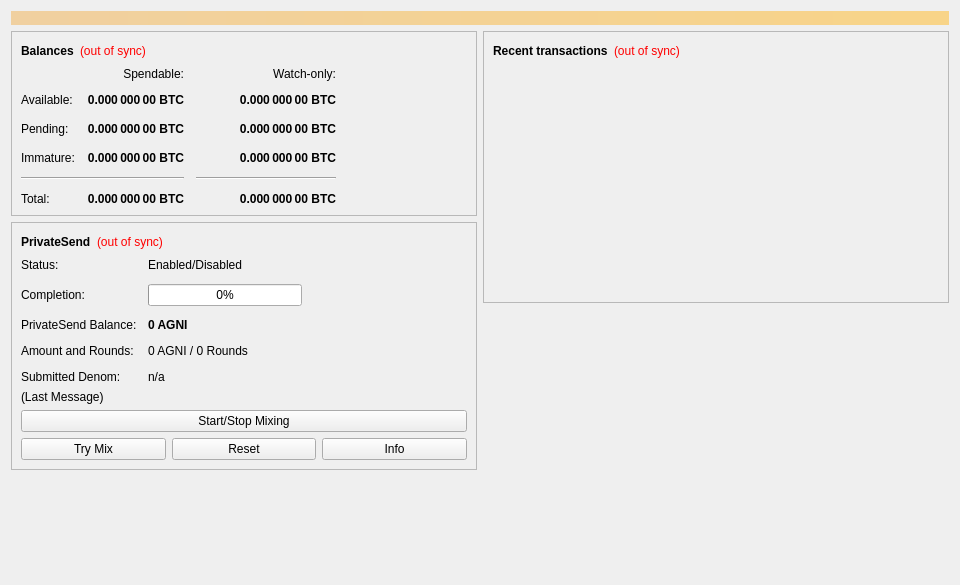
<?xml version="1.0" encoding="UTF-8"?>
<ui version="4.0">
 <class>OverviewPage</class>
 <widget class="QWidget" name="OverviewPage">
  <property name="geometry">
   <rect>
    <x>0</x>
    <y>0</y>
    <width>960</width>
    <height>585</height>
   </rect>
  </property>
  <property name="minimumSize">
   <size>
    <width>960</width>
    <height>0</height>
   </size>
  </property>
  <property name="windowTitle">
   <string>Form</string>
  </property>
  <layout class="QVBoxLayout" name="topLayout">
   <item>
    <widget class="QLabel" name="labelAlerts">
     <property name="visible">
      <bool>false</bool>
     </property>
     <property name="styleSheet">
      <string notr="true">QLabel { background-color: qlineargradient(x1: 0, y1: 0, x2: 1, y2: 0, stop:0 #F0D0A0, stop:1 #F8D488); color:#000000; }</string>
     </property>
     <property name="wordWrap">
      <bool>true</bool>
     </property>
     <property name="margin">
      <number>3</number>
     </property>
     <property name="textInteractionFlags">
      <set>Qt::TextSelectableByMouse</set>
     </property>
    </widget>
   </item>
   <item>
    <layout class="QHBoxLayout" name="horizontalLayout" stretch="1,1">
     <item>
      <layout class="QVBoxLayout" name="verticalLayout_2">
       <item>
        <widget class="QFrame" name="frame">
         <property name="frameShape">
          <enum>QFrame::StyledPanel</enum>
         </property>
         <property name="frameShadow">
          <enum>QFrame::Raised</enum>
         </property>
         <layout class="QVBoxLayout" name="verticalLayout_4">
          <item>
           <layout class="QHBoxLayout" name="horizontalLayout_4">
            <item>
             <widget class="QLabel" name="label_5">
              <property name="font">
               <font>
                <weight>75</weight>
                <bold>true</bold>
               </font>
              </property>
              <property name="text">
               <string>Balances</string>
              </property>
             </widget>
            </item>
            <item>
             <widget class="QLabel" name="labelWalletStatus">
              <property name="toolTip">
               <string>The displayed information may be out of date. Your wallet automatically synchronizes with the Agni network after a connection is established, but this process has not completed yet.</string>
              </property>
              <property name="styleSheet">
               <string notr="true">QLabel { color: red; }</string>
              </property>
              <property name="text">
               <string notr="true">(out of sync)</string>
              </property>
              <property name="alignment">
               <set>Qt::AlignLeading|Qt::AlignLeft|Qt::AlignVCenter</set>
              </property>
             </widget>
            </item>
            <item>
             <spacer name="horizontalSpacer_3">
              <property name="orientation">
               <enum>Qt::Horizontal</enum>
              </property>
              <property name="sizeHint" stdset="0">
               <size>
                <width>40</width>
                <height>20</height>
               </size>
              </property>
             </spacer>
            </item>
           </layout>
          </item>
          <item>
           <layout class="QGridLayout" name="gridLayout">
            <property name="spacing">
             <number>12</number>
            </property>
            <item row="2" column="2">
             <widget class="QLabel" name="labelWatchPending">
              <property name="font">
               <font>
                <weight>75</weight>
                <bold>true</bold>
               </font>
              </property>
              <property name="cursor">
               <cursorShape>IBeamCursor</cursorShape>
              </property>
              <property name="toolTip">
               <string>Unconfirmed transactions to watch-only addresses</string>
              </property>
              <property name="text">
               <string notr="true">0.000 000 00 BTC</string>
              </property>
              <property name="alignment">
               <set>Qt::AlignRight|Qt::AlignTrailing|Qt::AlignVCenter</set>
              </property>
              <property name="textInteractionFlags">
               <set>Qt::LinksAccessibleByMouse|Qt::TextSelectableByKeyboard|Qt::TextSelectableByMouse</set>
              </property>
             </widget>
            </item>
            <item row="2" column="1">
             <widget class="QLabel" name="labelUnconfirmed">
              <property name="font">
               <font>
                <weight>75</weight>
                <bold>true</bold>
               </font>
              </property>
              <property name="cursor">
               <cursorShape>IBeamCursor</cursorShape>
              </property>
              <property name="toolTip">
               <string>Total of transactions that have yet to be confirmed, and do not yet count toward the spendable balance</string>
              </property>
              <property name="text">
               <string notr="true">0.000 000 00 BTC</string>
              </property>
              <property name="alignment">
               <set>Qt::AlignRight|Qt::AlignTrailing|Qt::AlignVCenter</set>
              </property>
              <property name="textInteractionFlags">
               <set>Qt::LinksAccessibleByMouse|Qt::TextSelectableByKeyboard|Qt::TextSelectableByMouse</set>
              </property>
             </widget>
            </item>
            <item row="3" column="2">
             <widget class="QLabel" name="labelWatchImmature">
              <property name="font">
               <font>
                <weight>75</weight>
                <bold>true</bold>
               </font>
              </property>
              <property name="cursor">
               <cursorShape>IBeamCursor</cursorShape>
              </property>
              <property name="toolTip">
               <string>Mined balance in watch-only addresses that has not yet matured</string>
              </property>
              <property name="text">
               <string notr="true">0.000 000 00 BTC</string>
              </property>
              <property name="alignment">
               <set>Qt::AlignRight|Qt::AlignTrailing|Qt::AlignVCenter</set>
              </property>
              <property name="textInteractionFlags">
               <set>Qt::LinksAccessibleByMouse|Qt::TextSelectableByKeyboard|Qt::TextSelectableByMouse</set>
              </property>
             </widget>
            </item>
            <item row="4" column="0" colspan="2">
             <widget class="Line" name="lineSpendableBalance">
              <property name="orientation">
               <enum>Qt::Horizontal</enum>
              </property>
             </widget>
            </item>
            <item row="4" column="2">
             <widget class="Line" name="lineWatchBalance">
              <property name="sizePolicy">
               <sizepolicy hsizetype="Preferred" vsizetype="Fixed">
                <horstretch>0</horstretch>
                <verstretch>0</verstretch>
               </sizepolicy>
              </property>
              <property name="minimumSize">
               <size>
                <width>140</width>
                <height>0</height>
               </size>
              </property>
              <property name="orientation">
               <enum>Qt::Horizontal</enum>
              </property>
             </widget>
            </item>
            <item row="5" column="0">
             <widget class="QLabel" name="labelTotalText">
              <property name="text">
               <string>Total:</string>
              </property>
             </widget>
            </item>
            <item row="3" column="1">
             <widget class="QLabel" name="labelImmature">
              <property name="font">
               <font>
                <weight>75</weight>
                <bold>true</bold>
               </font>
              </property>
              <property name="cursor">
               <cursorShape>IBeamCursor</cursorShape>
              </property>
              <property name="toolTip">
               <string>Mined balance that has not yet matured</string>
              </property>
              <property name="text">
               <string notr="true">0.000 000 00 BTC</string>
              </property>
              <property name="alignment">
               <set>Qt::AlignRight|Qt::AlignTrailing|Qt::AlignVCenter</set>
              </property>
              <property name="textInteractionFlags">
               <set>Qt::LinksAccessibleByMouse|Qt::TextSelectableByKeyboard|Qt::TextSelectableByMouse</set>
              </property>
             </widget>
            </item>
            <item row="2" column="3">
             <spacer name="horizontalSpacer_2">
              <property name="orientation">
               <enum>Qt::Horizontal</enum>
              </property>
              <property name="sizeHint" stdset="0">
               <size>
                <width>40</width>
                <height>20</height>
               </size>
              </property>
             </spacer>
            </item>
            <item row="3" column="0">
             <widget class="QLabel" name="labelImmatureText">
              <property name="text">
               <string>Immature:</string>
              </property>
             </widget>
            </item>
            <item row="5" column="1">
             <widget class="QLabel" name="labelTotal">
              <property name="font">
               <font>
                <weight>75</weight>
                <bold>true</bold>
               </font>
              </property>
              <property name="cursor">
               <cursorShape>IBeamCursor</cursorShape>
              </property>
              <property name="toolTip">
               <string>Your current total balance</string>
              </property>
              <property name="text">
               <string notr="true">0.000 000 00 BTC</string>
              </property>
              <property name="alignment">
               <set>Qt::AlignRight|Qt::AlignTrailing|Qt::AlignVCenter</set>
              </property>
              <property name="textInteractionFlags">
               <set>Qt::LinksAccessibleByMouse|Qt::TextSelectableByKeyboard|Qt::TextSelectableByMouse</set>
              </property>
             </widget>
            </item>
            <item row="5" column="2">
             <widget class="QLabel" name="labelWatchTotal">
              <property name="font">
               <font>
                <weight>75</weight>
                <bold>true</bold>
               </font>
              </property>
              <property name="cursor">
               <cursorShape>IBeamCursor</cursorShape>
              </property>
              <property name="toolTip">
               <string>Current total balance in watch-only addresses</string>
              </property>
              <property name="text">
               <string notr="true">0.000 000 00 BTC</string>
              </property>
              <property name="alignment">
               <set>Qt::AlignRight|Qt::AlignTrailing|Qt::AlignVCenter</set>
              </property>
              <property name="textInteractionFlags">
               <set>Qt::LinksAccessibleByMouse|Qt::TextSelectableByKeyboard|Qt::TextSelectableByMouse</set>
              </property>
             </widget>
            </item>
            <item row="0" column="2">
             <widget class="QLabel" name="labelWatchonly">
              <property name="text">
               <string>Watch-only:</string>
              </property>
              <property name="alignment">
               <set>Qt::AlignRight|Qt::AlignTrailing|Qt::AlignVCenter</set>
              </property>
             </widget>
            </item>
            <item row="1" column="0">
             <widget class="QLabel" name="labelBalanceText">
              <property name="text">
               <string>Available:</string>
              </property>
             </widget>
            </item>
            <item row="1" column="1">
             <widget class="QLabel" name="labelBalance">
              <property name="font">
               <font>
                <weight>75</weight>
                <bold>true</bold>
               </font>
              </property>
              <property name="cursor">
               <cursorShape>IBeamCursor</cursorShape>
              </property>
              <property name="toolTip">
               <string>Your current spendable balance</string>
              </property>
              <property name="text">
               <string notr="true">0.000 000 00 BTC</string>
              </property>
              <property name="alignment">
               <set>Qt::AlignRight|Qt::AlignTrailing|Qt::AlignVCenter</set>
              </property>
              <property name="textInteractionFlags">
               <set>Qt::LinksAccessibleByMouse|Qt::TextSelectableByKeyboard|Qt::TextSelectableByMouse</set>
              </property>
             </widget>
            </item>
            <item row="1" column="2">
             <widget class="QLabel" name="labelWatchAvailable">
              <property name="font">
               <font>
                <weight>75</weight>
                <bold>true</bold>
               </font>
              </property>
              <property name="cursor">
               <cursorShape>IBeamCursor</cursorShape>
              </property>
              <property name="toolTip">
               <string>Your current balance in watch-only addresses</string>
              </property>
              <property name="text">
               <string notr="true">0.000 000 00 BTC</string>
              </property>
              <property name="alignment">
               <set>Qt::AlignRight|Qt::AlignTrailing|Qt::AlignVCenter</set>
              </property>
              <property name="textInteractionFlags">
               <set>Qt::LinksAccessibleByMouse|Qt::TextSelectableByKeyboard|Qt::TextSelectableByMouse</set>
              </property>
             </widget>
            </item>
            <item row="2" column="0">
             <widget class="QLabel" name="labelPendingText">
              <property name="text">
               <string>Pending:</string>
              </property>
             </widget>
            </item>
            <item row="0" column="1">
             <widget class="QLabel" name="labelSpendable">
              <property name="text">
               <string>Spendable:</string>
              </property>
              <property name="alignment">
               <set>Qt::AlignRight|Qt::AlignTrailing|Qt::AlignVCenter</set>
              </property>
             </widget>
            </item>
           </layout>
          </item>
         </layout>
        </widget>
       </item>
       <item>
        <widget class="QFrame" name="framePrivateSend">
         <property name="layoutDirection">
          <enum>Qt::LeftToRight</enum>
         </property>
         <property name="frameShape">
          <enum>QFrame::StyledPanel</enum>
         </property>
         <property name="frameShadow">
          <enum>QFrame::Raised</enum>
         </property>
         <layout class="QVBoxLayout" name="VerticalLayout_PS1">
          <item>
           <layout class="QHBoxLayout" name="horizontalLayout_5">
            <item>
             <widget class="QLabel" name="labelPrivateSendHeader">
              <property name="font">
               <font>
                <weight>75</weight>
                <bold>true</bold>
               </font>
              </property>
              <property name="text">
               <string>PrivateSend</string>
              </property>
             </widget>
            </item>
            <item>
             <widget class="QLabel" name="labelPrivateSendSyncStatus">
              <property name="toolTip">
               <string>The displayed information may be out of date. Your wallet automatically synchronizes with the Agni network after a connection is established, but this process has not completed yet.</string>
              </property>
              <property name="styleSheet">
               <string notr="true">QLabel { color: red; }</string>
              </property>
              <property name="text">
               <string notr="true">(out of sync)</string>
              </property>
              <property name="alignment">
               <set>Qt::AlignLeading|Qt::AlignLeft|Qt::AlignVCenter</set>
              </property>
             </widget>
            </item>
            <item>
             <spacer name="horizontalSpacer_4">
              <property name="orientation">
               <enum>Qt::Horizontal</enum>
              </property>
              <property name="sizeHint" stdset="0">
               <size>
                <width>40</width>
                <height>20</height>
               </size>
              </property>
             </spacer>
            </item>
           </layout>
          </item>
          <item>
           <layout class="QFormLayout" name="privateSendFormLayout">
            <property name="fieldGrowthPolicy">
             <enum>QFormLayout::AllNonFixedFieldsGrow</enum>
            </property>
            <property name="horizontalSpacing">
             <number>11</number>
            </property>
            <property name="verticalSpacing">
             <number>12</number>
            </property>
            <item row="0" column="0">
             <widget class="QLabel" name="labelPrivateSendEnabledText">
              <property name="text">
               <string>Status:</string>
              </property>
             </widget>
            </item>
            <item row="0" column="1">
             <widget class="QLabel" name="labelPrivateSendEnabled">
              <property name="text">
               <string>Enabled/Disabled</string>
              </property>
             </widget>
            </item>
            <item row="1" column="0">
             <widget class="QLabel" name="labelCompletitionText">
              <property name="text">
               <string>Completion:</string>
              </property>
             </widget>
            </item>
            <item row="1" column="1">
             <widget class="QProgressBar" name="privateSendProgress">
              <property name="maximumSize">
               <size>
                <width>154</width>
                <height>16777215</height>
               </size>
              </property>
              <property name="value">
               <number>0</number>
              </property>
             </widget>
            </item>
            <item row="2" column="0">
             <widget class="QLabel" name="labelAnonymizedText">
              <property name="text">
               <string>PrivateSend Balance:</string>
              </property>
             </widget>
            </item>
            <item row="2" column="1">
             <widget class="QLabel" name="labelAnonymized">
              <property name="font">
               <font>
                <weight>75</weight>
                <bold>true</bold>
               </font>
              </property>
              <property name="text">
               <string notr="true">0 AGNI</string>
              </property>
             </widget>
            </item>
            <item row="3" column="0">
             <widget class="QLabel" name="labelAmountAndRoundsText">
              <property name="text">
               <string>Amount and Rounds:</string>
              </property>
             </widget>
            </item>
            <item row="3" column="1">
             <widget class="QLabel" name="labelAmountRounds">
              <property name="text">
               <string>0 AGNI / 0 Rounds</string>
              </property>
             </widget>
            </item>
            <item row="4" column="0">
             <widget class="QLabel" name="labelSubmittedDenomText">
              <property name="text">
               <string>Submitted Denom:</string>
              </property>
             </widget>
            </item>
            <item row="4" column="1">
             <widget class="QLabel" name="labelSubmittedDenom">
              <property name="toolTip">
               <string>The denominations you submitted to the Masternode.&lt;br&gt;To mix, other users must submit the exact same denominations.</string>
              </property>
              <property name="text">
               <string>n/a</string>
              </property>
             </widget>
            </item>
           </layout>
          </item>
          <item>
           <layout class="QVBoxLayout" name="VerticalLayout_PS">
            <item>
             <widget class="QLabel" name="labelPrivateSendLastMessage">
              <property name="text">
               <string>(Last Message)</string>
              </property>
              <property name="alignment">
               <set>Qt::AlignLeading|Qt::AlignLeft|Qt::AlignTop</set>
              </property>
              <property name="wordWrap">
               <bool>true</bool>
              </property>
             </widget>
            </item>
            <item>
             <widget class="QPushButton" name="togglePrivateSend">
              <property name="sizePolicy">
               <sizepolicy hsizetype="MinimumExpanding" vsizetype="Fixed">
                <horstretch>0</horstretch>
                <verstretch>0</verstretch>
               </sizepolicy>
              </property>
              <property name="text">
               <string>Start/Stop Mixing</string>
              </property>
             </widget>
            </item>
            <item>
             <layout class="QHBoxLayout" name="horizontalLayout_debugbuttons">
              <item>
               <widget class="QPushButton" name="privateSendAuto">
                <property name="sizePolicy">
                 <sizepolicy hsizetype="MinimumExpanding" vsizetype="Fixed">
                  <horstretch>0</horstretch>
                  <verstretch>0</verstretch>
                 </sizepolicy>
                </property>
                <property name="toolTip">
                 <string>Try to manually submit a PrivateSend request.</string>
                </property>
                <property name="text">
                 <string>Try Mix</string>
                </property>
               </widget>
              </item>
              <item>
               <widget class="QPushButton" name="privateSendReset">
                <property name="sizePolicy">
                 <sizepolicy hsizetype="MinimumExpanding" vsizetype="Fixed">
                  <horstretch>0</horstretch>
                  <verstretch>0</verstretch>
                 </sizepolicy>
                </property>
                <property name="toolTip">
                 <string>Reset the current status of PrivateSend (can interrupt PrivateSend if it's in the process of Mixing, which can cost you money!)</string>
                </property>
                <property name="autoFillBackground">
                 <bool>false</bool>
                </property>
                <property name="text">
                 <string>Reset</string>
                </property>
               </widget>
              </item>
              <item>
               <widget class="QPushButton" name="privateSendInfo">
                <property name="sizePolicy">
                 <sizepolicy hsizetype="MinimumExpanding" vsizetype="Fixed">
                  <horstretch>0</horstretch>
                  <verstretch>0</verstretch>
                 </sizepolicy>
                </property>
                <property name="toolTip">
                 <string>Information about PrivateSend and Mixing</string>
                </property>
                <property name="text">
                 <string>Info</string>
                </property>
               </widget>
              </item>
             </layout>
            </item>
           </layout>
          </item>
         </layout>
        </widget>
       </item>
       <item>
        <spacer name="verticalSpacer">
         <property name="orientation">
          <enum>Qt::Vertical</enum>
         </property>
         <property name="sizeHint" stdset="0">
          <size>
           <width>20</width>
           <height>40</height>
          </size>
         </property>
        </spacer>
       </item>
      </layout>
     </item>
     <item>
      <layout class="QVBoxLayout" name="verticalLayout_3">
       <item>
        <widget class="QFrame" name="frame_2">
         <property name="frameShape">
          <enum>QFrame::StyledPanel</enum>
         </property>
         <property name="frameShadow">
          <enum>QFrame::Raised</enum>
         </property>
         <layout class="QVBoxLayout" name="verticalLayout">
          <item>
           <layout class="QHBoxLayout" name="horizontalLayout_2">
            <item>
             <widget class="QLabel" name="label_4">
              <property name="font">
               <font>
                <weight>75</weight>
                <bold>true</bold>
               </font>
              </property>
              <property name="text">
               <string>Recent transactions</string>
              </property>
             </widget>
            </item>
            <item>
             <widget class="QLabel" name="labelTransactionsStatus">
              <property name="toolTip">
               <string>The displayed information may be out of date. Your wallet automatically synchronizes with the Agni network after a connection is established, but this process has not completed yet.</string>
              </property>
              <property name="styleSheet">
               <string notr="true">QLabel { color: red; }</string>
              </property>
              <property name="text">
               <string notr="true">(out of sync)</string>
              </property>
              <property name="alignment">
               <set>Qt::AlignLeading|Qt::AlignLeft|Qt::AlignVCenter</set>
              </property>
             </widget>
            </item>
            <item>
             <spacer name="horizontalSpacer">
              <property name="orientation">
               <enum>Qt::Horizontal</enum>
              </property>
              <property name="sizeHint" stdset="0">
               <size>
                <width>40</width>
                <height>20</height>
               </size>
              </property>
             </spacer>
            </item>
           </layout>
          </item>
          <item>
           <widget class="QListView" name="listTransactions">
            <property name="styleSheet">
             <string notr="true">QListView { background: transparent; }</string>
            </property>
            <property name="frameShape">
             <enum>QFrame::NoFrame</enum>
            </property>
            <property name="verticalScrollBarPolicy">
             <enum>Qt::ScrollBarAlwaysOff</enum>
            </property>
            <property name="horizontalScrollBarPolicy">
             <enum>Qt::ScrollBarAlwaysOff</enum>
            </property>
            <property name="selectionMode">
             <enum>QAbstractItemView::NoSelection</enum>
            </property>
           </widget>
          </item>
         </layout>
        </widget>
       </item>
       <item>
        <spacer name="verticalSpacer_2">
         <property name="orientation">
          <enum>Qt::Vertical</enum>
         </property>
         <property name="sizeHint" stdset="0">
          <size>
           <width>20</width>
           <height>40</height>
          </size>
         </property>
        </spacer>
       </item>
      </layout>
     </item>
    </layout>
   </item>
  </layout>
 </widget>
 <resources/>
 <connections/>
</ui>
